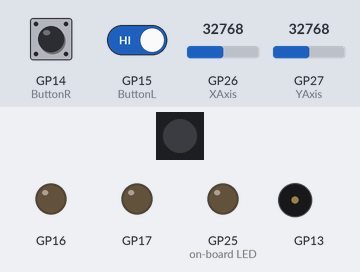
Recording of a program running on a simulated Raspberry Pi Pico running MicroPython. Shown: 1 RGB LEDs in strip order, left to right, output pins drawn as LEDs (lit = HIGH), buzzer (waves = sounding). The inputs (shaded band) are chosen by the test bench; at power-on: GP14 (ButtonR) HIGH, GP15 (ButtonL) HIGH, GP26 (XAxis) = 32768, GP27 (YAxis) = 32768 (analog values on the 0–65535 scale). Random numbers come from a fixed seed; threads take turns every 2 ms; library files of the repository ran but are not shown: music.py, screen.py; pins used as bus, display or sensor lines are not drawn; what the program prints to the serial console is not drawn.

Above: at 4.1 s.
4.2 s: GP14 (ButtonR) pulled LOW for 3.2 s
At 7.35 s:
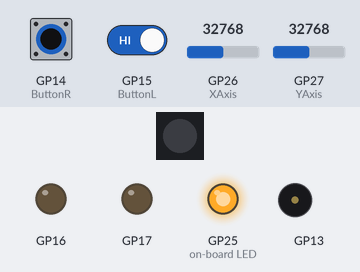
At 7.75 s:
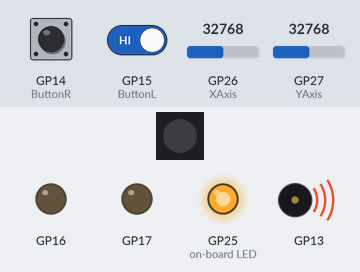
9.1 s: GP14 (ButtonR) driven LOW and GP15 (ButtonL) driven LOW
At 17.14 s:
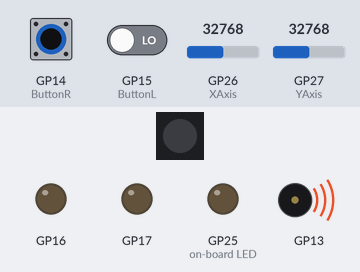
Timing chart, 0 to 18.1 s (numbered marks = the images above; inputs shaded):
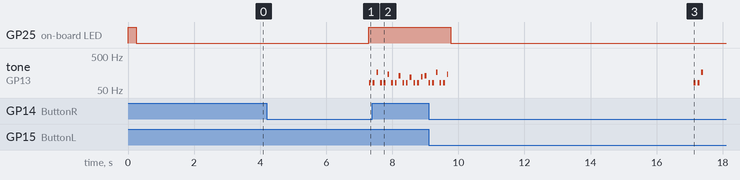

Measured:
- after the input at 4.2 s, GP25 (on-board LED): LOW → HIGH after 3.1 s; tone on GP13: plays 82 Hz for 0.05 s, 82 Hz for 0.05 s, 165 Hz for 0.05 s, 82 Hz for 0.05 s, 82 Hz for 0.05 s, 147 Hz for 0.05 s … (17 notes in this stretch), starting after 3.1 s
- after the input at 9.1 s, GP25 (on-board LED): HIGH → LOW after 0.68 s

The program:

main.py
```python
#Here all the usefulls Lib for the main Menu
##---Main Menu---
from interface import * #Help create easily different kind of interface easily on the screen.

##---Programmes---
import os
from thready import* #Allow to easily to Threading (Warning, the raspberry pico only has one core !)
from point import Point #Allow to create the Point object pretty usefull.
from utime import sleep #Make the program wait a bit
from music import *
from control import Control

##---Périphériques---
from button import * #For creating Button object
from joystick import * #For creating Joystick object
from screen import * #For creating Screen object
import gc
import machine


##---Joystick Presets---
joystick = Joystick(26,27)

##---Button Presets---
ButtonL = Button(15)
ButtonR = Button(14)

##---Screen Presets---
sck=2
mosi=3
miso=4
cs=5
dc=6
reset=7
W=480 #width of the screen
H=320 #Heigth of the screen
#More options are avaible if needed.

##---Set Splash Screen ---
splash = "rpimg.rgb565"
splashWH = (102,126)
splashP = Point(480-splashWH[0],0)
splashText = ("Raspberry","Unofficial")
data = 'data.txt'

def SplashScreen(MyScreen):
    try:
        f = open(data)
        text = f.readlines()
        f.close()
        if text[0]=='SplashScreen = True':
            try:
                MyScreen.Text(Point(20,230),splashText[0],MyScreen.color(200,200,200),3)
                MyScreen.Text(Point(20,255),splashText[1],MyScreen.color(200,200,200),2)
                MyScreen.display_image(splash,splashWH[1],splashWH[0],splashP)
                sleep(0.5)
                MyScreen.Fill(MyScreen.color(0,0,0))
            except:
                print(f"File not found : {splash}")
        else:
            print("Splash screen set to False.")
    except:
        print(f"File not found : {data}")


##--- Main Menu ---
CasePlay = Case(Point(30,50),120,100,"play",(254,254,254),(0,200,0),None)
CaseMusic = Case(Point(180,50),120,100,"music",(254,254,254),(0,200,0),None)
CaseSettings = Case(Point(330,50),120,100,"setting",(254,254,254),(0,200,0),None)
CaseQuit = Case(Point(150,250),180,100,"Quit",(254,254,254),(0,200,0),None)

CasePlay.setOffXY(20,40)
CaseMusic.setOffXY(20,40)
CaseSettings.setOffXY(4,40)
CaseQuit.setOffXY(50,40)

ListMainMenu = [[CasePlay,
                 CaseMusic,
                 CaseSettings],
                [CaseQuit]
                ]

interfaceMain = Interface(ListMainMenu,"MainMenu")


##---Main program and menu
def Main():
    #First we will need to initialize a Screen object
    MyScreen = Screen(2,3,4,5,6,7,480,320)
    MyScreen.init()
    #Screen has been initialized

    MyScreen.Fill(MyScreen.color(20,20,20))
    SplashScreen(MyScreen) #Read if activated the Splash Screen
    interfaceMain.LoadInterface(MyScreen)
    s = os.statvfs('/')
    print(f"Free storage: {s[0]*s[3]/1024} KB")
    print(f"Memory: {gc.mem_alloc()} of {gc.mem_free()} bytes used.")
    print(f"CPU Freq: {machine.freq()/1000000}Mhz")
    loop = True
    while loop:
        Control(MyScreen,joystick,interfaceMain)
        if ButtonR.read():
            if "Quit"==interfaceMain.getCurrentSelectedBox().getName():
                loop=False

            elif "play"==interfaceMain.getCurrentSelectedBox().getName():
                import MenuPlay
                MenuPlay.MenuGame(MyScreen)
                del MenuPlay  # Libération de la mémoire après utilisation
                interfaceMain.reinit()
                interfaceMain.LoadInterface(MyScreen)

            elif "music"==interfaceMain.getCurrentSelectedBox().getName():
                import MenuMusic
                MenuMusic.MenuMusic(MyScreen)
                del MenuMusic  # Libération de la mémoire après utilisation
                interfaceMain.reinit()
                interfaceMain.LoadInterface(MyScreen)


            elif "setting"==interfaceMain.getCurrentSelectedBox().getName():
                import MenuSetting
                MenuSetting.MenuSetting(MyScreen)
                del MenuSetting  # Libération de la mémoire après utilisation
                interfaceMain.reinit()
                interfaceMain.LoadInterface(MyScreen)

        elif ButtonL.read():
            loop=False
        sleep(0.3)

    MyScreen.Fill(MyScreen.color(0,0,0))
    MyScreen.Sleep()
    return 0
        
```

interface.py
```python
#interface by Gauthier Defrance 08/09/2024
from case import *

#---------------
#This code allow to create a very basic interface
#It will create a 2D list of basically button
#You can easily change which button is currently selected by using the MyInterface.nextX(n) and MyInterface.nextY(n) function.
#If you use MyInterface.Select() it will try to launch the function that is associated to the case.
#---------------

class Interface:
    #BoxList is a list of list :
    #[[Case1,Case2],
    #[Case3,Case4]]
    def __init__(self,BoxList:list,name=None):
        self.BoxList=BoxList
        self.name = name
        self.selectorX = 0
        self.selectorY = 0

    def reinit(self): #Renit the selector
        self.selectorX = 0
        self.selectorY = 0

    def getCurrentSelectedBox(self):
        """Return the currently selected box"""
        return self.BoxList[self.selectorY][self.selectorX]

    def getBoxList(self):
        """Return the list of all the box this interface have."""
        return self.BoxList

    def LoadInterface(self,MyScreen):
        """Load the text and the body of the boxs."""
        for y in range(len(self.BoxList)):
            for x in range(len(self.BoxList[y])):
                if self.selectorX==x and self.selectorY==y:
                    self.BoxList[y][x].affichageSecondary(MyScreen,self.BoxList[y][x].color2)

                else:
                    self.BoxList[y][x].affichage(MyScreen)

                self.BoxList[y][x].affichageText(MyScreen, self.BoxList[y][x].getName(),(int(round(self.BoxList[y][x].color[0]*0.9)),int(round(self.BoxList[y][x].color[1]*0.9)),int(round(self.BoxList[y][x].color[2]*0.9)))) #Loading the name of the Case

    def nextX(self,n):
        """Allow to change the current selected box in x."""
        self.selectorX=(self.selectorX+n)%len(self.BoxList[self.selectorY])

    def nextY(self,n):
        """Allow to change the current selected box in y."""
        self.selectorY=(self.selectorY+n)%len(self.BoxList)
        self.selectorX=(self.selectorX)%len(self.BoxList[self.selectorY])

    def Select(self):
        """Activate the function of the selected box."""
        self.BoxList[self.selectorY][self.selectorX].LaunchFunction()

    def __str__(self):
        """Return an str schematic of the current menu."""
        text = f"Interface :"
        for y in range(len(self.BoxList)):
            text+="\n"
            for x in range(len(self.BoxList[y])):
                text+= f"  {self.BoxList[y][x].getName()}  "
        return text
```

point.py
```python
#Basic geometry
#point by Gauthier Defrance 07/09/2024

#An optional class to regroup x and y together
#You can add points and turn it into str for informations.

class Point:
    def __init__(self,x:int,y:int):
        self.x,self.y=x,y

    def setX(self,x:int):
        """Allow to change the current pos in X of the point."""
        self.x=x

    def setY(self,y:int):
        """Allow to change the current pos in Y of the point."""
        self.y=y

    def getX(self) -> int:
        """Return the X of the Point."""
        return self.x

    def getY(self) -> int:
        """Return the Y of the Point."""
        return self.y


    def __add__(self,other:Point) -> Point:
        """Allow to add two Point together."""
        return Point(self.x + other.x, self.y + other.y)

    def __str__(self) -> str:
        """If you write print(myPoint) it will return a nice text explaining what are the coordinates of the point."""
        return f"Object of type Point :\nx={self.x}\ny={self.y}"
        
```

control.py
```python
from joystick import *
from screen import *
from interface import *

def Control(MyScreen,joystick,interface):
    """A simple function, take an interface List, a joystick object and a Screen.
    If the joystick goes up,down,right or left. It will automatically change
    the currently selected box."""
    x,y = joystick.getDirections()
    if y=="Up":
        interface.nextY(-1)
        interface.LoadInterface(MyScreen)
    elif y=="Down":
        interface.nextY(1)
        interface.LoadInterface(MyScreen)
    elif x == "Right":
        interface.nextX(1)
        interface.LoadInterface(MyScreen)
    elif x == "Left":
        interface.nextX(-1)
        interface.LoadInterface(MyScreen)
```

button.py
```python
#button by Gauthier Defrance 05/09/2024
from machine import Pin
#An optional class to understand with ease what pin is connected to what
#You can just use machine.Pin

class Button:
    def __init__(self,gp):
        """gp is for the gp pin where is connected your button."""
        self.pin = Pin(gp,Pin.IN, Pin.PULL_UP)

    def getpin(self):
        return self.pin

    def getgp(self):
        """Return the pin where the button point."""
        return self.gp

    def setgp(self,gp:int):
        """Change the pin where the button point."""
        self.gp = gp
        self.pin = Pin(gp,Pin.IN, Pin.PULL_UP)

    def read(self):
        """Function that return True if the button is pressed else it return False."""
        return not(self.pin())

    
```

joystick.py
```python
#joystick by Gauthier Defrance 05/09/2024
from machine import ADC,Pin

#An optional class to understand with ease what pin is connected to what
#You can just use machine.Pin and machine.ADC

class Joystick:
    def __init__(self,gpx,gpy):
        """gpx and gpy are for ADC pin.
        This class allow to easily control a joystick.
        You probably want to use getDirections() or for more precision getScanXY()."""
        self.gpx = gpx
        self.gpy = gpy
        self.XAxis = ADC(Pin(self.gpx))
        self.YAxis = ADC(Pin(self.gpy))

    def _setGPX(self,gpx):
        """Allow to change the pin where is connected the xAxis of the Joystick. Most of the time you don't want to change that."""
        self.gpx = gpx
        self.XAxis = ADC(Pin(self.gpx))

    def _setGPY(self,gpy):
        """Allow to change the pin where is connected the yAxis of the Joystick. Most of the time you don't want to change that."""
        self.gpy = gpy
        self.YAxis = ADC(Pin(self.gpy))

    def getGPX(self):
        """Return the pin where is connected the xAxis pin."""
        return self.gpx

    def getGPY(self):
        """Return the pin where is connected the yAxis pin."""
        return self.gpy

    def getScanXY(self):
        """Return the value of the xAxis and yAxis (divided by 1000) of the joystick."""
        return self.XAxis.read_u16()//1000,self.YAxis.read_u16()//1000

    def getDirections(self):
        """Return a tuple X,Y of two str. Each can take two value in normal scenario. 'Left' , 'Right' or 'Middle' and 'Up' , 'Down' or 'Middle'. Give the position of the Joystick."""
        return self.directionX(),self.directionY()

    def directionX(self):
        """Return 'Left' , 'Right' or 'Middle', depend on the position of the joystick."""
        x = self.scanX()
        if (x>=18 and x<=38):#Middle
            return "Middle"
        elif x<=18: #left
            return "Left"
        elif x>=38: #right
            return "Right"
        else:
            print(f"Something unexpected has happened, the value we scanned is : {x}./n You should see if your joystick is correctly set./n You can change the value of detection in the 'joystick' library.")
            return None

    def directionY(self):
        """Return 'Up' , 'Down' or 'Middle', depend on the position of the joystick."""
        y = self.scanY()
        if (46>=y and y>=26):#Middle
            return "Middle"
        elif y<=46: #Down
            return "Down"
        elif y>=26: #Up
            return "Up"
        else:
            print(f"Something unexpected has happened, the value we scanned is : {y}./n You should see if your joystick is correctly set./n You can change the value of detection in the 'joystick' library.")
            return None

    def scanX(self):
        """Return the value of the xAxis (divided by 1000) of the joystick. It should be beetween 3 and 61."""
        return self.XAxis.read_u16()//1000

    def scanY(self):
        """Return the value of the yAxis (divided by 1000) of the joystick. It should be beetween 5 and 63."""
        return self.YAxis.read_u16()//1000
```

MenuPlay.py
```python
#Play menu
from interface import * #Help create easily different kind of interface easily on the screen.

##---Programmes---
from point import Point #Allow to create the Point object pretty usefull.
from utime import sleep #Make the program wait a bit
from control import Control

##---Périphériques---
from button import * #For creating Button object
from joystick import * #For creating Joystick object


def MenuGame(MyScreen):
    ##---Joystick Presets---
    joystick = Joystick(26,27)

    ##---Button Presets---
    ButtonL = Button(15)
    ButtonR = Button(14)


    ##---Play Menu ---
    CaseSpaceInvaders = Case(Point(0,0),160,100,"Sp.Inv.",(254,254,254),(0,200,0),None)
    CasePiano = Case(Point(161,0),158,100,"Piano",(254,254,254),(0,200,0),None)
    CasePong = Case(Point(320,0),160,100,"Pong",(254,254,254),(0,200,0),None)
    CaseTetris = Case(Point(0,101),160,100,"Tetris",(254,254,254),(0,200,0),None)
    CaseConnectFour = Case(Point(161,101),158,100,"Co.4",(254,254,254),(0,200,0),None)
    CaseSnake = Case(Point(320,101),160,100,"Snake",(254,254,254),(0,200,0),None)

    CaseBack = Case(Point(160,250),160,100,"Back",(254,254,254),(0,200,0),None)

    CaseSpaceInvaders.setOffXY(20,40)
    CasePiano.setOffXY(20,40)
    CasePong.setOffXY(20,40)
    CaseTetris.setOffXY(20,40)
    CaseConnectFour.setOffXY(20,40)
    CaseSnake.setOffXY(20,40)

    CaseBack.setOffXY(50,40)

    ListPlayMenu = [[CaseSpaceInvaders,CasePiano,CasePong],
                    [CaseTetris,CaseConnectFour,CaseSnake],
                     [CaseBack]]

    interfaceGame = Interface(ListPlayMenu,"MenuGame")

    MyScreen.Fill(MyScreen.color(0,0,0))
    interfaceGame.LoadInterface(MyScreen)
    loop = True
    while loop:
        Control(MyScreen,joystick,interfaceGame)
        if ButtonR.read():
            if "Back"==interfaceGame.getCurrentSelectedBox().getName():
                loop=False

            elif "Sp.Inv."==interfaceGame.getCurrentSelectedBox().getName():
                import spaceinvaders
                spaceinvaders.MenuSpaceInvaders(MyScreen)
                del spaceinvaders  # Libération de la mémoire après utilisation
                interfaceGame.reinit()
                interfaceGame.LoadInterface(MyScreen)

            elif "Piano"==interfaceGame.getCurrentSelectedBox().getName():
                import piano
                piano.MenuPiano(MyScreen)
                del piano  # Libération de la mémoire après utilisation
                interfaceGame.reinit()
                interfaceGame.LoadInterface(MyScreen)

            elif "Pong"==interfaceGame.getCurrentSelectedBox().getName():
                import pong
                pong.MenuPong(MyScreen)
                del pong  # Libération de la mémoire après utilisation
                interfaceGame.reinit()
                interfaceGame.LoadInterface(MyScreen)

            elif "Tetris"==interfaceGame.getCurrentSelectedBox().getName():
                import tetris
                tetris.MenuTetris(MyScreen)
                del tetris  # Libération de la mémoire après utilisation
                interfaceGame.reinit()
                interfaceGame.LoadInterface(MyScreen)

            elif "Co.4"==interfaceGame.getCurrentSelectedBox().getName():
                import connectfour
                connectfour.MenuCoF(MyScreen)
                del connectfour  # Libération de la mémoire après utilisation
                interfaceGame.reinit()
                interfaceGame.LoadInterface(MyScreen)

            elif "Snake"==interfaceGame.getCurrentSelectedBox().getName():
                import snake
                snake.MenuSnake(MyScreen)
                del snake  # Libération de la mémoire après utilisation
                interfaceGame.reinit()
                interfaceGame.LoadInterface(MyScreen)


        elif ButtonL.read():
            loop=False
        sleep(0.3)

    interfaceGame.reinit()
    MyScreen.Fill(MyScreen.color(0,0,0))
    return 0
```

led.py
```python
#Led by Gauthier Defrance 05/09/2024
from machine import Pin
from utime import sleep
#An optional class to understand with ease what pin is connected to what
#You can just use machine.Pin


class Led:
    def __init__(self,gp):
        """gp is for the pin of the led. write 'LED' instead to use the onboard led.
        You probably want to mainly use the toggle() function."""
        self.gp = gp
        self.led = Pin(gp, Pin.OUT)
        self.blinktime = 0.25

    def _setblinktime(self,blinktime):
        """Allow to change the timing beetween each blink.
            Per default it is 0.25 seconds. """
        self.blinktime = blinktime


    def getblinktime(self):
        """Return the current blinkTime."""
        return self.blinktime

    def _setgp(self,gp):
        """Allow to change the pin where is connected the led. Most of the time you don't want to change that."""
        self.gp = gp
        self.led = Pin(gp, Pin.OUT)

    def getgp(self):
        """Return the pin of the led."""
        return self.gp

    def blink(self,n):
        """Turn the led on and off n times.
            Blocking instruction, you will have to wait 2n*blinktime seconds."""
        for _ in range(n):
            self.toggle()
            sleep(self.blinktime)
            self.toggle()
            sleep(self.blinktime)

    def toggle(self):
        """Turn the led on and off depending of it's state."""
        self.led.toggle()

    def off(self):
        """Try to turn the led off for sure."""
        self.led.value(0)

    def on(self):
        """Try to turn the led on for sure."""
        self.led.value(1)
```

Source omitted: beeper.py (2075 bytes), rgbled.py (2136 bytes), case.py (3796 bytes), spaceinvaders.py (12588 bytes), thready.py (3014 bytes), collisiondetector.py (2178 bytes), boot.py (648 bytes)
